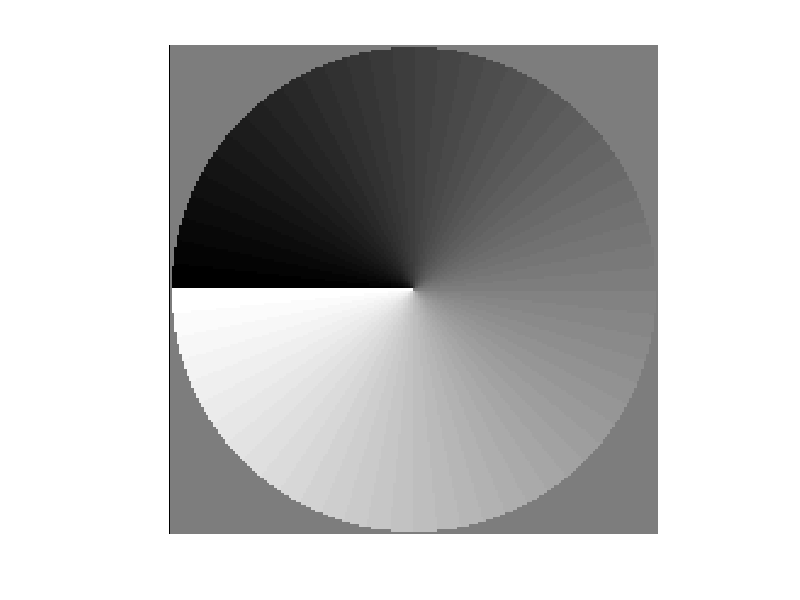

This figure's MATLAB source: (Note: this script raises an error after producing the figure.)
%Calculation of the optical fields using Debye theory.
%unit£ºum

clc
clear all
%%%%%%%%%%%%%%%%%%%%%%%%%%%%%%%%%%%%%%%%%%%%%%%%%%%%%%%%%%%%%%%%%%%%%%%%%%%%%%%%%%%%%%%%%%%%%%%%%%%%%%%%%%%%%%%%%%%%%%%%
M = 201;
global lamda k n1 NA fo
n1 = 1.514;
z = 0e0;
Mo = 100;
F = 180e3;
N=(M-1)/2; 
lamda = 800e-3;
NA = 1.4; 
fo=F./Mo;
R=fo.*NA;
k = (2.*pi)./lamda;
polar='rc';
m=linspace(-M/2,M/2,M);
n=linspace(-M/2,M/2,M);
[m n] = meshgrid(m,n); 
th=asin(NA.*sqrt(m.^2 + n.^2)./(N.*n1));
thh=th;
th(thh>asin(NA./n1))=0;
phi = atan2 (n,m);
phi(phi<0) = phi(phi<0)+2.*pi;
%%%%%%%%%%%%%%%%%%%%%%%%%%%%%%%%%%%%%%%%%%%%%%%%%%%%%%%%%%%%%%%%%
Fi=mod(phi.*1,2*pi); 
%%%%%%%%%%%%%%%%%%%%%%%%%%%%%%%%%%%%%%%%%%%%%%%%%%%%%%%%%%%%%%%%
E0 = ones(M);
E = E0.*exp(i.*Fi);
E(thh>asin(NA./n1))=0;
figure
imshow(angle(E),[]); 
% %%%%%%%%%%%%%%%%%%%%%%%%%%%%%%%%%%%%%%%%%%%%%%%%%%%%%%%%%%%%%%%%%%%%%%%%%%%%%%%%%%%%%%%%%%%%%%%%%%%%%%%%%%%%%%%%%%%%%%%%
my=501;
mx=501;
startx = -0.8e0; 
endx = 0.8e0;  
starty = -0.8e0; 
endy = 0.8e0;
%%%%%%%%%%%%%%%%%%%%%%%%%%%%%%%%%%%%%%%%%%%%%%%%%%%%%%%%%%%%%%%%%%%%%%%%%%%%%%%%%%%%%%%%%%%%%%%%%%%%%%%%%%%%%%%%%%%%%%%%
[Ex Ey Ez] = Vector_Bluestein(E,M,polar,startx,endx,starty,endy,z,mx,my); 
%%%%%%%%%%%%%%%%%%%%%%%%%%%% Caliberate Field Dimensions
Ix = abs(Ex).^2;
Iy = abs(Ey).^2;
Iz = abs(Ez).^2;
Phasex=angle(Ex);
Phasey=angle(Ey);
Phasez=angle(Ez);
I = Ix+Iy+Iz;
Imax=max(max(I));
I=I./Imax;
Ix=Ix./Imax;
Iy=Iy./Imax;
Iz=Iz./Imax;
%%%%%%%%%%%%%%%%%%%%%%%%%%%% 
x = linspace(startx,endx,mx);
y = linspace(starty,endy,my);
figure
surfc(x./lamda,y./lamda,I), colormap hot, axis equal, view([0, -270]),colorbar,shading interp;
set(gca,'YTick',[-1:1:1],'XTick',[-1:1:1],'FontSize',24) 
% saveas(gcf,'cxyIntensity.png');
figure
surfc(x./lamda,y./lamda,Ix), colormap hot, axis equal, view([0, -270]),colorbar,shading interp;
set(gca,'YTick',[-1:1:1],'XTick',[-1:1:1],'FontSize',24)   
% saveas(gcf,'cxyIntensityx.png');
figure
surfc(x./lamda,y./lamda,Iy), colormap hot, axis equal, view([0, -270]),colorbar,shading interp;
set(gca,'YTick',[-1:1:1],'XTick',[-1:1:1],'FontSize',24)   
% saveas(gcf,'cxyIntensityy.png');
figure
surfc(x./lamda,y./lamda,Iz), colormap hot, axis equal, view([0, -270]),colorbar,shading interp;
set(gca,'YTick',[-1:1:1],'XTick',[-1:1:1],'FontSize',24) 
% saveas(gcf,'cxyIntensitz.png');
figure
surfc(x./lamda,y./lamda,Phasex), colormap hot, axis equal, view([0, -270]),colorbar('Ticks',[-3,0,3]),shading interp;
set(gca,'YTick',[-1:1:1],'XTick',[-1:1:1],'FontSize',24)   
% saveas(gcf,'cxyphasex.png');
figure
surfc(x./lamda,y./lamda,Phasey), colormap hot, axis equal, view([0, -270]),colorbar('Ticks',[-3,0,3]),shading interp;
set(gca,'YTick',[-1:1:1],'XTick',[-1:1:1],'FontSize',24)  
% saveas(gcf,'cxyphasey.png');
figure
surfc(x./lamda,y./lamda,Phasez), colormap hot, axis equal, view([0, -270]),colorbar('Ticks',[-3,0,3]),shading interp;
set(gca,'YTick',[-1:1:1],'XTick',[-1:1:1],'FontSize',24)   
% saveas(gcf,'cxyphasez.png');

%%%%%%%%%%%%%%%%%%%%%%%%%%%%%%%%%%%%%%%%%%%%%%%%%%%%%%%%%
startz=-0.8e0;
endz=0.8e0;
mz=100;
my=100;
mx=1;
II=zeros(my,mz);
h=waitbar(0,'Caculating XZ plane...');
index=0;
loop=mz;
for z=linspace(startz,endz,mz)
 %%%%%%%%%%%%%%%%%%%%%%%%%%%%%%%%%%%%%%%%%%%%%%%%%%%%%%%%%%%%%%%%%%%%%%%%%%%%%%%%%%%%%%%%%%%%%%%%%%%%%%%%%%%%%%%%%%%%%%%%
 [Ex Ey Ez] = Vector_Bluestein(E,M,polar,0,0,starty,endy,z,mx,my); 
%%%%%%%%%%%%%%%%%%%%%%%%%%%%%%%%%%%%%%%%%%%%%%%%%%%%%%%%%%%%%%%%%%%%%%%%%%%%%%%%%%%%%%%%%%%%%%%%%%%%%%%%%%%%%%%%%%%%%%%%
Ix = abs(Ex).^2;
Iy = abs(Ey).^2;
Iz = abs(Ez).^2;
I = Ix+Iy+Iz;
index=index+1;
waitbar(index./loop)
II(:,index)=I(:,round((mx+1)/2));
end
close(h);
IImax=max(max(II));

z=linspace(startz,endz,mz);
y=linspace(starty,endy,my);
figure
surfc(z./lamda,y./lamda,II./IImax), colormap hot, axis equal, view([0, -270]),colorbar,
shading interp
set(gca,'YTick',[-1:1:1],'XTick',[-1:1:1],'FontSize',24)
% saveas(gcf,'cxzIntensity.png');
